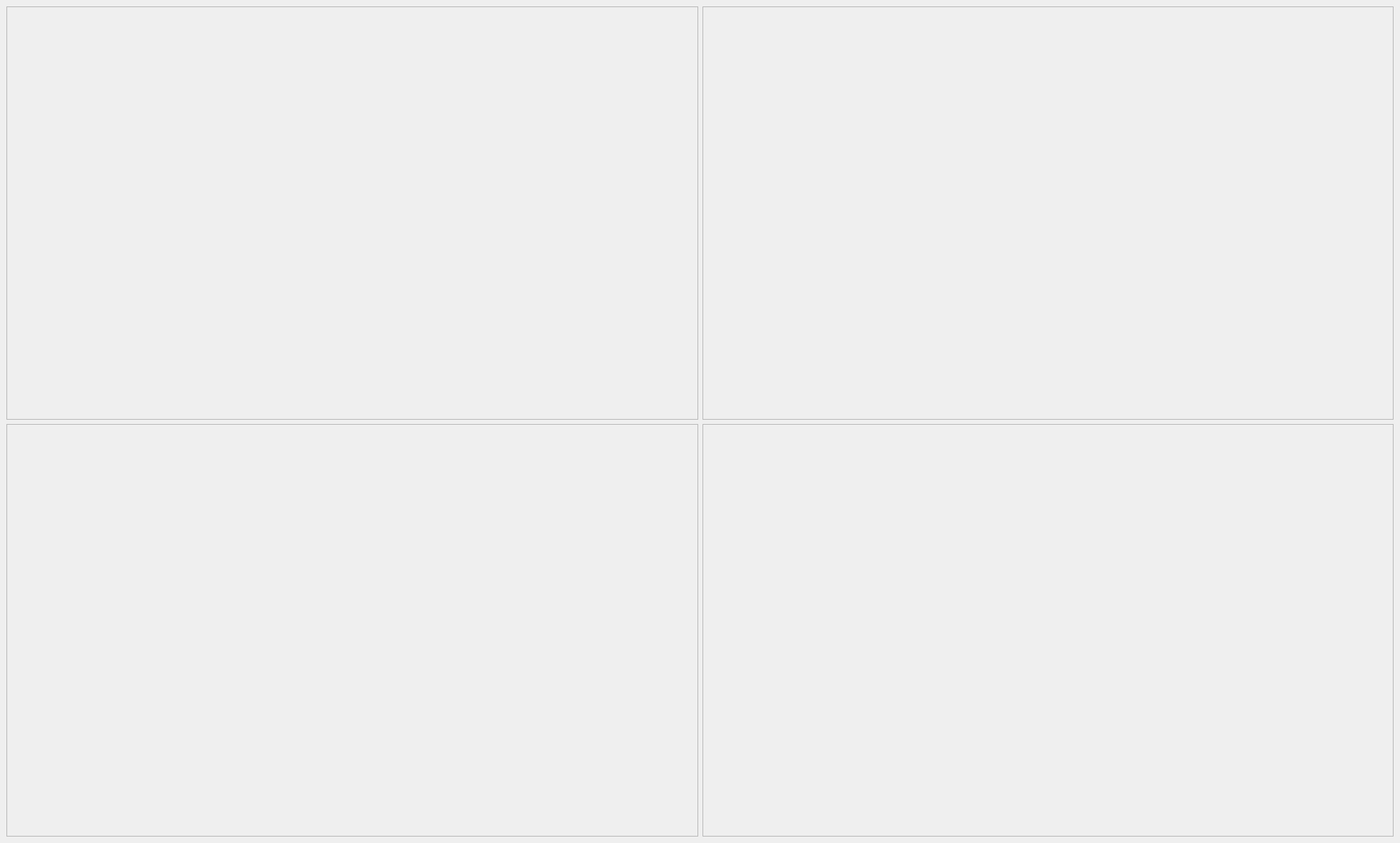
       <widget class="QWidget" name="page">
        <widget class="QWidget" name="gridLayoutWidget">
         <property name="geometry">
          <rect>
           <x>9</x>
           <y>9</y>
           <width>1941</width>
           <height>1161</height>
          </rect>
         </property>
         <layout class="QGridLayout" name="gridLayout">
          <item row="0" column="1">
           <widget class="QFrame" name="frame_2">
            <property name="frameShape">
             <enum>QFrame::Shape::StyledPanel</enum>
            </property>
            <property name="frameShadow">
             <enum>QFrame::Shadow::Raised</enum>
            </property>
           </widget>
          </item>
          <item row="0" column="0">
           <widget class="QFrame" name="frame_aprobado">
            <property name="frameShape">
             <enum>QFrame::Shape::StyledPanel</enum>
            </property>
            <property name="frameShadow">
             <enum>QFrame::Shadow::Raised</enum>
            </property>
           </widget>
          </item>
          <item row="1" column="1">
           <widget class="QFrame" name="frame_3">
            <property name="frameShape">
             <enum>QFrame::Shape::StyledPanel</enum>
            </property>
            <property name="frameShadow">
             <enum>QFrame::Shadow::Raised</enum>
            </property>
           </widget>
          </item>
          <item row="1" column="0">
           <widget class="QFrame" name="frame_4">
            <property name="frameShape">
             <enum>QFrame::Shape::StyledPanel</enum>
            </property>
            <property name="frameShadow">
             <enum>QFrame::Shadow::Raised</enum>
            </property>
           </widget>
          </item>
         </layout>
        </widget>
       </widget>
